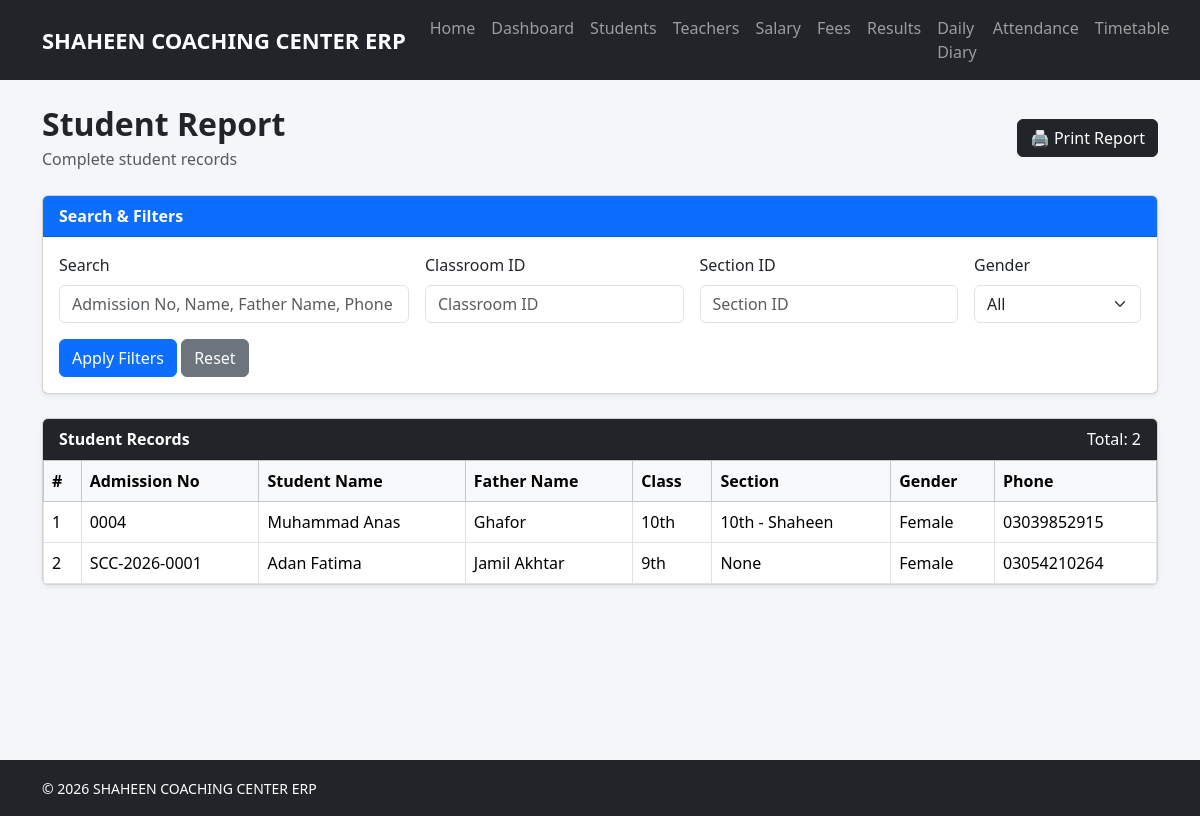
Screenshot of /students/report/ with the database file from the repository.
### students/models.py (models this page shows, shortened)
class Student(models.Model):
    GENDER_CHOICES = [
        ("Male", "Male"),
        ("Female", "Female"),
    ]
    admission_no = models.CharField(
        max_length=20,
        unique=True,
        blank=True,
        null=True
    )
    first_name = models.CharField(max_length=100)
    last_name = models.CharField(
        max_length=100,
        blank=True
    )
    father_name = models.CharField(max_length=150)
    gender = models.CharField(
        max_length=10,
        choices=GENDER_CHOICES
    )
    date_of_birth = models.DateField()
    phone = models.CharField(max_length=20)
    address = models.TextField()
    session = models.ForeignKey(
        Session,
        on_delete=models.PROTECT,
        null=True,
        blank=True
    )
    classroom = models.ForeignKey(
        ClassRoom,
        on_delete=models.PROTECT,
        null=True,
        blank=True
    )
    section = models.ForeignKey(
        Section,
        on_delete=models.PROTECT,
        null=True,
        blank=True
    )
    photo = models.ImageField(
        upload_to="students/",
        blank=True,
        null=True
    )
    admission_date = models.DateField(auto_now_add=True)

### academics/models.py (models this page shows)
class ClassRoom(models.Model):
    name = models.CharField(max_length=50)
    def __str__(self):
        return self.name

class Section(models.Model):
    name = models.CharField(max_length=20)
    classroom = models.ForeignKey(
        ClassRoom,
        on_delete=models.CASCADE,
        related_name="sections"
    )
    def __str__(self):
        return f"{self.classroom.name} - {self.name}"

### students/views.py (the view, shortened to what this page needs)
def student_report(request):
    students = Student.objects.select_related(
        "session",
        "classroom",
        "section"
    ).all()
    query = request.GET.get("q", "").strip()
    classroom = request.GET.get("classroom", "").strip()
    section = request.GET.get("section", "").strip()
    gender = request.GET.get("gender", "").strip()
    if classroom:
        students = students.filter(
            classroom_id=classroom
        )
    if section:
        students = students.filter(
            section_id=section
        )
    if gender:
        students = students.filter(
            gender=gender
        )
    students = students.order_by(
        "classroom__name",
        "section__name",
        "first_name"
    )
    return render(
        request,
        "students/student_report.html",
        {
            "students": students,
            "query": query,
            "classroom": classroom,
            "section": section,
            "gender": gender,
        }
    )

### students/templates/students/student_report.html (shortened to what this page needs)
{% extends "base/base.html" %}
{% block content %}
<div class="d-flex justify-content-between align-items-center mb-4">
    <div>
        <h2 class="fw-bold mb-1">Student Report</h2>
        <p class="text-muted mb-0">
            Complete student records
        </p>
    </div>
    <a href="{% url 'students:print_student_report' %}?q={{ query }}&classroom={{ classroom }}&section={{ section }}&gender={{ gender }}"
       target="_blank"
       class="btn btn-dark">
        🖨 Print Report
    </a>
</div>
<div class="card shadow-sm mb-4">
    <div class="card-header bg-primary text-white">
        <strong>Search & Filters</strong>
    </div>
    <div class="card-body">
        <form method="GET">
            <div class="row g-3">
                <div class="col-md-4">
                    <label class="form-label">
                        Search
                    </label>
                    <input
                        type="text"
                        name="q"
                        class="form-control"
                        placeholder="Admission No, Name, Father Name, Phone"
                        value="{{ query }}"
                    >
                </div>
                <div class="col-md-3">
                    <label class="form-label">
                        Classroom ID
                    </label>
                    <input
                        type="text"
                        name="classroom"
                        class="form-control"
                        placeholder="Classroom ID"
                        value="{{ classroom }}"
                    >
                </div>
                <div class="col-md-3">
                    <label class="form-label">
                        Section ID
                    </label>
                    <input
                        type="text"
                        name="section"
                        class="form-control"
                        placeholder="Section ID"
                        value="{{ section }}"
                    >
                </div>
                <div class="col-md-2">
                    <label class="form-label">
                        Gender
                    </label>
                    <select name="gender" class="form-select">
                        <option value="">
                            All
                        </option>
                    </select>
                </div>
            </div>
            <div class="mt-3">
                <button
                    type="submit"
                    class="btn btn-primary">
                    Apply Filters
                </button>
                <a
                    href="{% url 'students:student_report' %}"
                    class="btn btn-secondary">
                    Reset
                </a>
            </div>
        </form>
    </div>
</div>
<div class="card shadow-sm">
    <div class="card-header bg-dark text-white">
        <strong>
            Student Records
        </strong>
        <span class="float-end">
            Total: {{ students|length }}
        </span>
    </div>
    <div class="card-body p-0">
        <div class="table-responsive">
            <table class="table table-bordered table-hover mb-0">
                <thead class="table-light">
                    <tr>
                        <th>#</th>
                        <th>Admission No</th>
                        <th>Student Name</th>
                        <th>Father Name</th>
                        <th>Class</th>
                        <th>Section</th>
                        <th>Gender</th>
                        <th>Phone</th>
                    </tr>
                </thead>
                <tbody>
                {% for student in students %}
                    <tr>
                        <td>
                            {{ forloop.counter }}
                        </td>
                        <td>
                            {{ student.admission_no }}
                        </td>
                        <td>
                            {{ student.first_name }}
                            {{ student.last_name }}
                        </td>
                        <td>
                            {{ student.father_name }}
                        </td>
                        <td>
                            {{ student.classroom }}
                        </td>
                        <td>
                            {{ student.section }}
                        </td>
                        <td>
                            {{ student.gender }}
                        </td>
                        <td>
                            {{ student.phone }}
                        </td>
                    </tr>
                {% endfor %}
                </tbody>
            </table>
        </div>
    </div>
</div>
{% endblock %}

### templates/base/base.html (style rules this page uses)
body { background: #f4f6f9; }

### rows the page displays
Student: admission_no "0004", first_name "Muhammad", last_name "Anas", father_name "Ghafor", classroom "10th", section "10th - Shaheen", gender "Female", phone "03039852915"
Student: admission_no "SCC-2026-0001", first_name "Adan", last_name "Fatima", father_name "Jamil Akhtar", classroom "9th", section "None", gender "Female", phone "03054210264"

### other values shown
{{ students|length }} "2"
